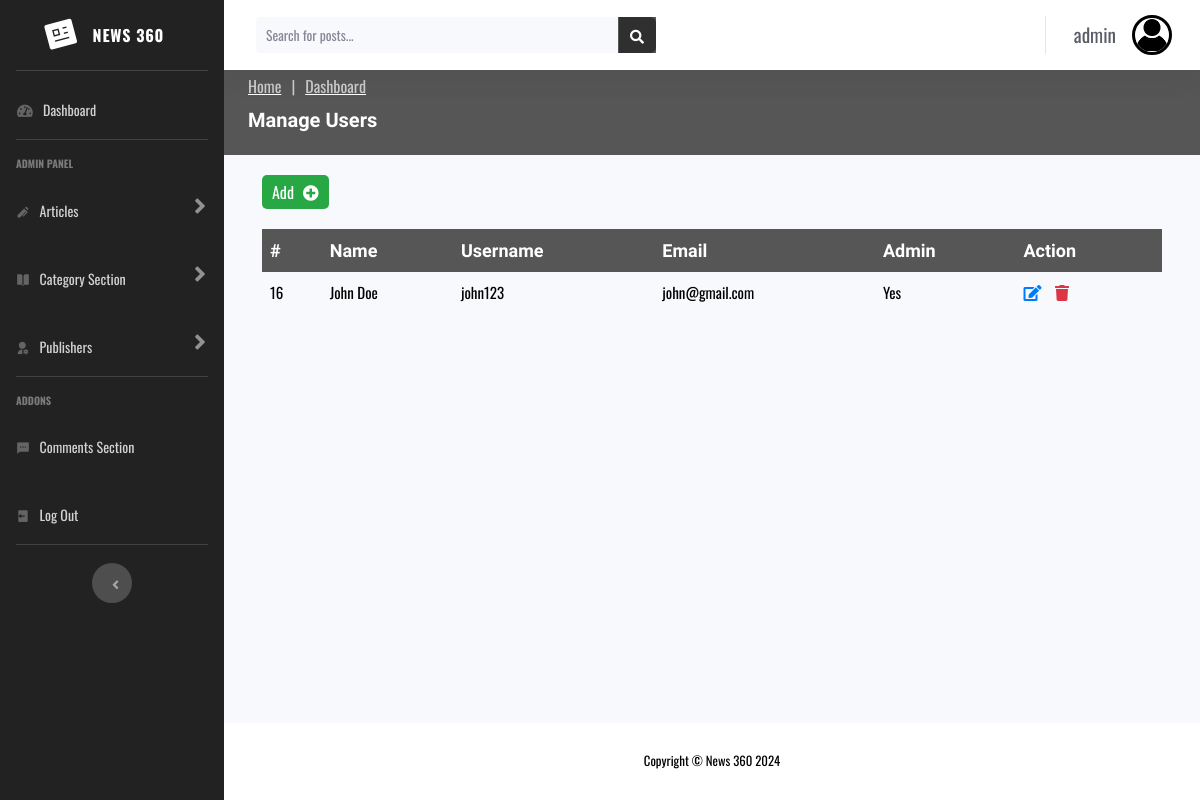
The app's page /admin/manage-user.php (signed in) with its own data.
### tables this page shows
CREATE TABLE `users` (
  `id` int(11) UNSIGNED NOT NULL,
  `firstname` varchar(50) NOT NULL,
  `lastname` varchar(50) NOT NULL,
  `username` varchar(50) NOT NULL,
  `email` varchar(100) NOT NULL,
  `password` varchar(255) NOT NULL,
  `avatar` varchar(255) NOT NULL,
  `is_admin` tinyint(1) NOT NULL
);

### admin/manage-user.php (the view, shortened to what this page needs)
<?php
require 'partials/header.php';
$current_admin_id = $_SESSION['user_id'];
$query = "SELECT * FROM users WHERE NOT id = $current_admin_id";
$users = mysqli_query($conn, $query);
?>
<!DOCTYPE html>
<html lang="en">
<head>
    <link href="assets/vendor/fontawesome-free/css/all.min.css" rel="stylesheet" type="text/css" />
    <link href="../assets/vendors/remixicon/remixicon.css" rel="stylesheet" />
    <link href="../assets/vendors/aos/aos.css" rel="stylesheet" />
    <link rel="stylesheet" href="assets/css/bootstrap.css" />
    <link rel="stylesheet" href="assets/css/main.css" />
</head>
<body id="page-top">
    <div id="wrapper">
       <?php include 'partials/sidebar.php'; ?>
      <div id="content-wrapper" class="d-flex flex-column">
        <div id="content">
          <?php include 'partials/topbar.php'; ?>
          <section id="breadcrumbs" class="breadcrumbs">
            <div class="container">
              <ol>
                <li><a href="../index.php">Home</a></li>
                <li><a href="index.php">Dashboard</a></li>
              </ol>
              <h2>Manage Users</h2>
            </div>
          </section>
          <div class="edit-container">
            <a href="add-user.php">
              <button class="add-btn">
                Add <i class="fas fa-plus-circle"></i></button
            ></a>
            <table class="category-table">
              <thead style="font-size: 18px; font-family: Teko, sans-serif">
                <tr>
                  <th>#</th>
                  <th>Name</th>
                  <th>Username</th>
                  <th>Email</th>
                  <th>Admin</th>
                  <th>Action</th>
                </tr>
              </thead>
              <tbody style="font-size: 15px; font-family: Oswald, sans-serif">
                <?php while($user = mysqli_fetch_assoc($users)) : ?>
                <tr>
                  <td><?= htmlspecialchars($user['id']) ?></td>
                  <td><?= htmlspecialchars("{$user['firstname']} {$user['lastname']}") ?></td>
                  <td><?= htmlspecialchars($user['username']) ?></td>
                  <td><?= htmlspecialchars($user['email']) ?></td>
                  <td><?= htmlspecialchars($user['is_admin'] ? 'Yes' : 'No') ?></td>
                  <td>
                    <a href="edit-user.php?id=<?= htmlspecialchars($user['id']) ?>" class="edit-icon">
                      <i class="fas fa-edit"></i>
                    </a>
                    <a href="forms/deleteuser-form.php?id=<?= htmlspecialchars($user['id']) ?>" class="delete-icon" onclick="return confirm('Are you sure you want to delete this user?');">
                      <i class="fas fa-trash"></i>
                    </a>
                  </td>
                </tr>
                <?php endwhile ?>
              </tbody>
            </table>
          </div>
        </div>
        <?php include 'partials/footer.php'; ?>
</body>
</html>

### admin/partials/topbar.php (shortened to what this page needs)
<?php
if (isset($_SESSION['user_id'])) {
    $user_id = $_SESSION['user_id'];
    $query = "SELECT username, avatar FROM users WHERE id = ?";
    $stmt = $conn->prepare($query);
    $stmt->bind_param("i", $user_id);
    $stmt->execute();
    $result = $stmt->get_result();
    if ($result->num_rows > 0) {
        $userprofile = $result->fetch_assoc();
        $profilename = $userprofile['username'];
        $avatar = "../assets/images/admin.jpg";
    } else {
        $profilename = "Publisher";
        $avatar = "../assets/images/admin.jpg";
    }
} else {
    $profilename = "Guest";
    $avatar = "../assets/images/admin.png";
}
?>
<nav class="navbar navbar-expand navbar-light bg-white topbar mb-4 static-top shadow">
    <form class="d-none d-sm-inline-block form-inline mr-auto ml-md-3 my-2 my-md-0 mw-100 navbar-search" action="forms/results.php" method="GET">
    <div class="input-group">
        <input type="text" class="form-control bg-light border-0 small" placeholder="Search for posts..." name="search" aria-label="Search" aria-describedby="basic-addon2" required />
        <div class="input-group-append" style="background: #222222c0">
            <button class="btn btn-primary" type="submit" name="submit" style="background: #222222c0; border: #222222c0">
                <i class="fas fa-search fa-sm"></i>
            </button>
        </div>
    </div>
    </form>
    <ul class="navbar-nav ml-auto">
        <li class="nav-item dropdown no-arrow">
            <a class="nav-link dropdown-toggle" href="#" id="userDropdown" role="button" data-toggle="dropdown" aria-haspopup="true" aria-expanded="false">
                <span class="mr-3 d-none d-lg-inline text-gray-800 small"><?= htmlspecialchars($profilename); ?></span>
                <img style="height: 40px; width: 40px; border: 3px solid black" class="img-profile rounded-circle" src="<?= htmlspecialchars($avatar); ?>" />
            </a>
        </li>
    </ul>
</nav>

### admin/assets/css/main.css (style rules this page uses)
.breadcrumbs { padding: 5px 0; background: #222222c0; margin-top: -25px; }
.breadcrumbs h2 { font-size: 20px; font-weight: 600; color: #fff; }
.breadcrumbs ol { display: flex; flex-wrap: wrap; list-style: none; padding: 0 0 10px 0; margin: 0; font-size: 16px; text-decoration: underline #fff; }
.breadcrumbs ol li a { color: #ccc; }
.breadcrumbs ol li + li { padding-left: 10px; }
.breadcrumbs ol li + li::before { display: inline-block; padding-right: 10px; color: #ccc; content: "|"; }
h2 { margin-top: 0; font-size: 18px; color: #333; padding-bottom: 10px; }
input[type="text"], textarea { width: calc(100% - 20px); padding: 8px 10px; font-size: 14px; border: 1px solid #e0e0e0; border-radius: 4px; box-sizing: border-box; }
button { background-color: #4caf50; color: white; padding: 10px 20px; border: none; border-radius: 4px; font-size: 14px; cursor: pointer; transition: 0.3s; }
.edit-container { max-width: 900px; margin: 0 auto; }
.add-btn { background-color: #28a745; color: white; padding: 5px 10px; border: none; border-radius: 5px; font-size: 16px; cursor: pointer; margin-bottom: 20px; margin-top: 20px; }
.add-btn i { margin-left: 5px; }
.category-table, .deleted-category-table { width: 100%; border-collapse: collapse; margin-bottom: 40px; }
.category-table th, .category-table td, .deleted-category-table th, .deleted-category-table td { border: transparent; padding: 8px; text-align: left; }
.category-table th, .deleted-category-table th { background-color: #222222c0; color: white; text-align: left; }
.edit-icon, .delete-icon { color: #007bff; margin-right: 10px; text-decoration: none; font-size: 16px; }
.delete-icon { color: #dc3545; }

### records on screen
users: username "admin"
users: id "16", firstname+lastname "John Doe", username "john123", email "john@gmail.com", is_admin "Yes"
